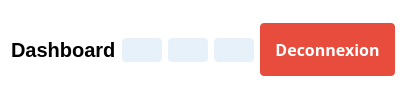
           <widget class="QWidget" name="widget_4" native="true">
            <property name="styleSheet">
             <string notr="true">background-color: rgb(255, 255, 255);</string>
            </property>
            <layout class="QHBoxLayout" name="horizontalLayout_2">
             <item>
              <widget class="QLabel" name="menuLabel">
               <property name="font">
                <font>
                 <pointsize>15</pointsize>
                 <weight>75</weight>
                 <bold>true</bold>
                </font>
               </property>
               <property name="text">
                <string>Dashboard</string>
               </property>
              </widget>
             </item>
             <item>
              <widget class="QPushButton" name="btnCog">
               <property name="maximumSize">
                <size>
                 <width>40</width>
                 <height>16777215</height>
                </size>
               </property>
               <property name="cursor">
                <cursorShape>PointingHandCursor</cursorShape>
               </property>
               <property name="toolTip">
                <string>Parametre</string>
               </property>
               <property name="styleSheet">
                <string notr="true">#btnCog, #btnEtat, #btnUser, #btnVersement{
	background: rgba(10, 114, 189, 0.1);
	color: rgb(10, 114, 189);
	border-radius:4px;
	padding: 5px
}

#btnCog:hover, #btnEtat:hover, #btnUser:hover, #btnVersement:hover{
	background: rgb(10, 114, 189, 0.3);
	color: rgb(10, 114, 189);
	border-radius:4px
}</string>
               </property>
               <property name="text">
                <string/>
               </property>
               <property name="icon">
                <iconset>
                 <normaloff>../static/asset/icons/blue/settings.svg</normaloff>../static/asset/icons/blue/settings.svg</iconset>
               </property>
               <property name="iconSize">
                <size>
                 <width>30</width>
                 <height>30</height>
                </size>
               </property>
              </widget>
             </item>
             <item>
              <widget class="QPushButton" name="btnVersement">
               <property name="maximumSize">
                <size>
                 <width>40</width>
                 <height>16777215</height>
                </size>
               </property>
               <property name="cursor">
                <cursorShape>PointingHandCursor</cursorShape>
               </property>
               <property name="toolTip">
                <string>Versement</string>
               </property>
               <property name="styleSheet">
                <string notr="true">#btnCog, #btnEtat, #btnUser, #btnVersement{
	background: rgba(10, 114, 189, 0.1);
	color: rgb(10, 114, 189);
	border-radius:4px;
	padding: 5px
}

#btnCog:hover, #btnEtat:hover, #btnUser:hover, #btnVersement:hover{
	background: rgb(10, 114, 189, 0.3);
	color: rgb(10, 114, 189);
	border-radius:4px
}</string>
               </property>
               <property name="text">
                <string/>
               </property>
               <property name="icon">
                <iconset>
                 <normaloff>../static/asset/icons/blue/download.svg</normaloff>../static/asset/icons/blue/download.svg</iconset>
               </property>
               <property name="iconSize">
                <size>
                 <width>30</width>
                 <height>30</height>
                </size>
               </property>
              </widget>
             </item>
             <item>
              <widget class="QPushButton" name="btnEtat">
               <property name="maximumSize">
                <size>
                 <width>40</width>
                 <height>16777215</height>
                </size>
               </property>
               <property name="cursor">
                <cursorShape>PointingHandCursor</cursorShape>
               </property>
               <property name="styleSheet">
                <string notr="true">#btnCog, #btnEtat, #btnUser, #btnVersement{
	background: rgba(10, 114, 189, 0.1);
	color: rgb(10, 114, 189);
	border-radius:4px;
	padding: 5px
}

#btnCog:hover, #btnEtat:hover, #btnUser:hover, #btnVersement:hover{
	background: rgb(10, 114, 189, 0.3);
	color: rgb(10, 114, 189);
	border-radius:4px
}</string>
               </property>
               <property name="text">
                <string/>
               </property>
               <property name="icon">
                <iconset>
                 <normaloff>../static/asset/icons/blue/file.svg</normaloff>../static/asset/icons/blue/file.svg</iconset>
               </property>
               <property name="iconSize">
                <size>
                 <width>30</width>
                 <height>30</height>
                </size>
               </property>
              </widget>
             </item>
             <item>
              <widget class="QPushButton" name="deconnect">
               <property name="maximumSize">
                <size>
                 <width>200</width>
                 <height>16777215</height>
                </size>
               </property>
               <property name="font">
                <font>
                 <family>GeForce</family>
                 <pointsize>12</pointsize>
                 <weight>75</weight>
                 <bold>true</bold>
                </font>
               </property>
               <property name="cursor">
                <cursorShape>PointingHandCursor</cursorShape>
               </property>
               <property name="styleSheet">
                <string notr="true">QPushButton#deconnect{
	background: #e74c3c
;
	color: white;
	padding: 15px;
	border-radius: 4px;
}

QPushButton#deconnect:hover{
	background: #c0392b;
	transform: translateY(2px);
	transition: all linear 0.3s
}

QPushButton#deconnect:pressed{
	background: #c0392b;
	transform: translateY(4px);
	padding-top:10px;
	padding-left:10px;
	transition: all linear 0.3s
}

</string>
               </property>
               <property name="text">
                <string>Deconnexion</string>
               </property>
               <property name="icon">
                <iconset>
                 <normaloff>../static/asset/icons/white/log-out.svg</normaloff>../static/asset/icons/white/log-out.svg</iconset>
               </property>
              </widget>
             </item>
            </layout>
           </widget>
